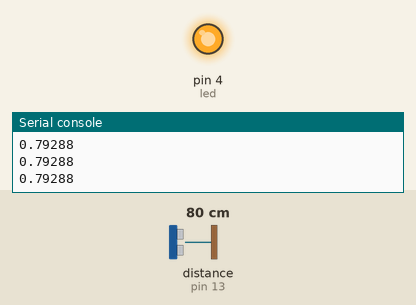
This program was run on a simulated MicroPython board. On the bench: output pins drawn as LEDs (lit = HIGH), the last lines printed to the serial console. Inputs (shaded band) come from the test bench; at power-on: distance to the obstacle (sensor on pin 13) 80 cm. The echo pulse lasts 58.3 µs per cm; library files of the repository ran but are not shown: hcsr04.py; pins used as bus, display or sensor lines are not drawn.

Above: at 1.2 s.
1.3 s: distance to the obstacle (sensor on pin 13) set to 198 cm
3.4 s: distance to the obstacle (sensor on pin 13) set to 206 cm
At 5.2 s:
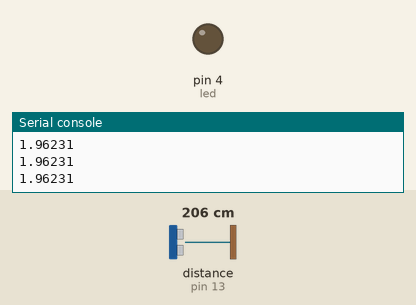
5.9 s: distance to the obstacle (sensor on pin 13) set to 2 cm
At 6.3 s:
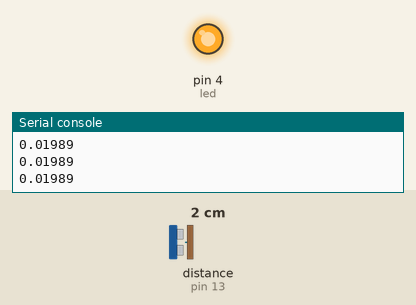
7.4 s: distance to the obstacle (sensor on pin 13) set to 250 cm
At 8.7 s:
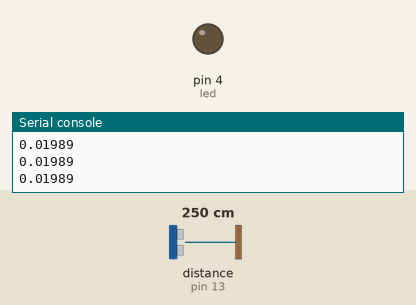
Timing chart, 0 to 10.4 s (numbered marks = the images above; inputs shaded):
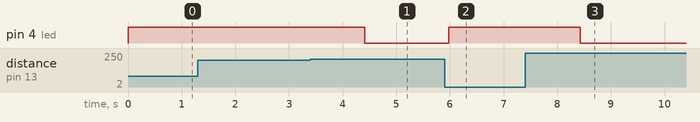

The program:

hcsr04_demo.py
```python
# Demonstation of HCSR04
# Following code periodicaly measures the distance using HCSR04 sensor
# and trigers LED if an object was measured closer than specified
# distance threshold.
# Modified by Er-Rajas
# Replaced .low() / .high() with .value(0) / .value(1)

from hcsr04 import HCSR04
import time
from machine import Pin

# Parameters
trig_pin_no = 14
echo_pin_no = 13
led_pin_no = 4
max_dist = 2  # Maximum distance that will triger LED (in meters)
led_time = 1  # Time for which the LED stays lit (in seconds)

# Initialization
led = Pin(led_pin_no, Pin.OUT)
s = HCSR04(trig_pin_no, echo_pin_no)
start = None

# Infinite loop, kill with Ctrl-C
while True:
    # Measure the distance
    d = s.distance()

    # If the sensor itself is reporting something in range and its closer
    # than max_dist, triger the LED
    if d is not None and d < max_dist:
        led.value(1)  # Lit up LED
        start = time.ticks_ms()  # Save trigger time
        print(d)  # Prints the distance that trigerred LED

    # Check if the LED is still lit and if so, check the timeout
    if start is not None and time.ticks_diff(time.ticks_ms(), start) > led_time * 1000:
        led.value(0)  # Turn off LED
        start = None  # Null the triger time => LED is off

    # Optional sleep to make terminal easier to read and prevent
    # buffer congestion.
    time.sleep(0.1)
```

Measured:
- the behaviour switches between 201 and 202 cm on distance to the obstacle (sensor on pin 13) (found by bisection; images 0 and 1)
- after the input at 3.4 s, pin 4 (led): HIGH → LOW after 1.0 s
- after the input at 5.9 s, pin 4 (led): LOW → HIGH after 0.08 s
- after the input at 7.4 s, pin 4 (led): HIGH → LOW after 1.0 s
